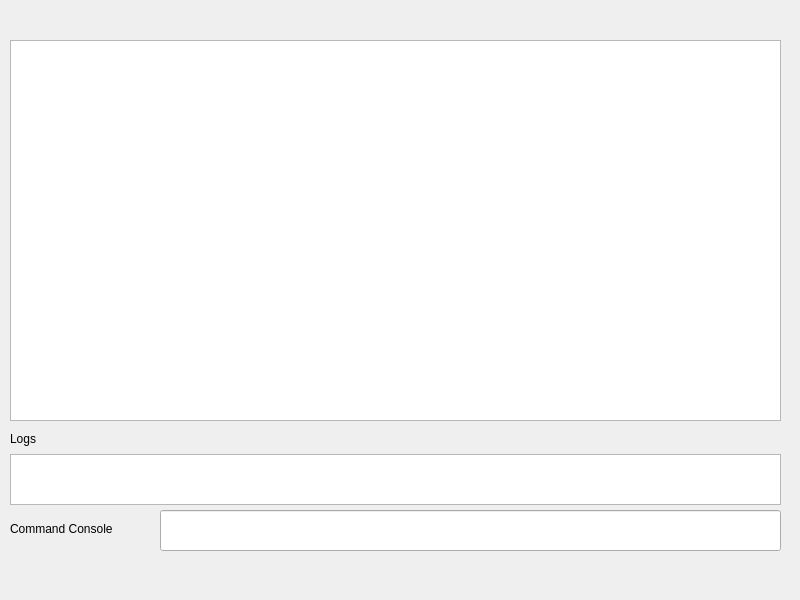
<?xml version="1.0" encoding="UTF-8"?>
<ui version="4.0">
 <class>MainWindow</class>
 <widget class="QMainWindow" name="MainWindow">
  <property name="geometry">
   <rect>
    <x>0</x>
    <y>0</y>
    <width>800</width>
    <height>600</height>
   </rect>
  </property>
  <property name="windowTitle">
   <string>MainWindow</string>
  </property>
  <widget class="QWidget" name="centralwidget">
   <widget class="QLineEdit" name="commandLineText">
    <property name="geometry">
     <rect>
      <x>160</x>
      <y>510</y>
      <width>621</width>
      <height>41</height>
     </rect>
    </property>
   </widget>
   <widget class="QLabel" name="commandConsole">
    <property name="geometry">
     <rect>
      <x>10</x>
      <y>520</y>
      <width>141</width>
      <height>18</height>
     </rect>
    </property>
    <property name="text">
     <string>Command Console</string>
    </property>
   </widget>
   <widget class="QTextEdit" name="logTextEdit">
    <property name="geometry">
     <rect>
      <x>10</x>
      <y>454</y>
      <width>771</width>
      <height>51</height>
     </rect>
    </property>
    <property name="readOnly">
     <bool>true</bool>
    </property>
   </widget>
   <widget class="QLabel" name="logs">
    <property name="geometry">
     <rect>
      <x>10</x>
      <y>430</y>
      <width>72</width>
      <height>18</height>
     </rect>
    </property>
    <property name="text">
     <string>Logs</string>
    </property>
   </widget>
   <widget class="QGraphicsView" name="graphicsView">
    <property name="geometry">
     <rect>
      <x>10</x>
      <y>40</y>
      <width>771</width>
      <height>381</height>
     </rect>
    </property>
   </widget>
  </widget>
 </widget>
 <resources/>
 <connections/>
</ui>
